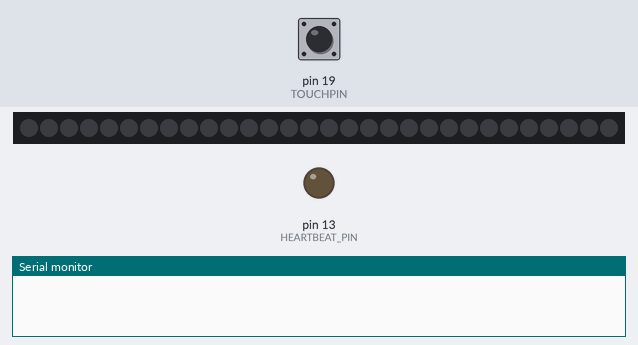
Bench run of a sketch on a simulated Arduino Uno, built with avr-gcc and run on an emulated ATmega328P. Parts: 30 RGB LEDs in strip order, left to right, output pins drawn as LEDs (lit = HIGH), the last lines printed to the serial monitor. Inputs (shaded band) come from the test bench; at power-on: pin 19 (TOUCHPIN) HIGH. Random numbers use the default seed unless the sketch sets one.

Above: at 1.2 s.
1.3 s: pin 19 (TOUCHPIN) pulled LOW for 0.15 s
At 1.55 s:
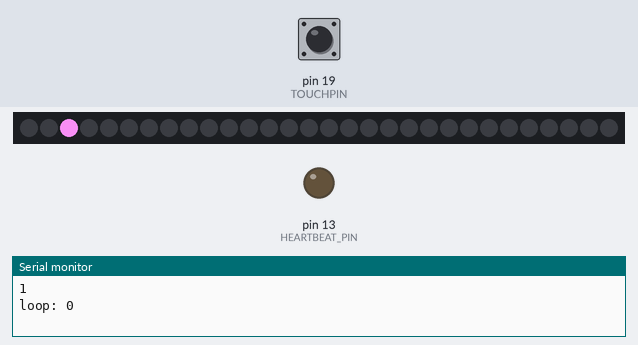
3.1 s: pin 19 (TOUCHPIN) pulled LOW for 3.2 s
At 4.2 s:
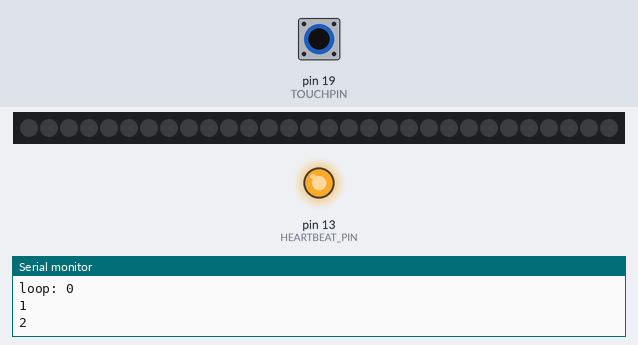
Timing chart, 0 to 7.8 s (numbered marks = the images above; inputs shaded):
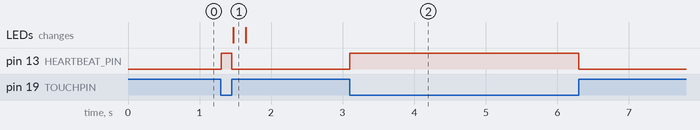

The sketch:

lightning.ino
```cpp
#include <Adafruit_NeoPixel.h>

#define NEOPIXEL_PIN (6)    // data pin of neopixel strip
#define SECTION_LEN (1)     // number of LEDs to be grouped as one
#define NUM_SECTIONS (30)   // number of LED groups
#define NUM_PIXELS (30)    // total number of LEDS
#define HEARTBEAT_PIN (13)  // output pin for heartbeat LED
#define TOUCHPIN (19)      // Input pin for determening sequence length


Adafruit_NeoPixel pixels = Adafruit_NeoPixel(NUM_PIXELS, NEOPIXEL_PIN, NEO_GRB + NEO_KHZ800);
unsigned long startTime = millis();
int countInterval = 1000;
int pressCount = 0;
int lastPresscount;
int inputState;

bool heartbeat = false; // the Builtin Led toggle to indicate the program is working
int loop_count = 0; // the amount of lightning flashes that have occured

const int sec_count = 30;  // the maximum "width" of each lightning sequence
const int seq_count = 30;  // the maximum "duration" of each lightning sequence

int delay_quick = random(15, 40);
int delay_long = random(5000, 10000);

void setup()
{
  pinMode(TOUCHPIN, INPUT);
  pinMode(HEARTBEAT_PIN, OUTPUT);
  pixels.begin();
  Serial.begin(9600);
}

void loop()
{
  userInput();
  inputState = lastPresscount;
  if (inputState != 0){

  //Serial.println("FLASH!");
  Serial.print("loop: ");
  Serial.println(loop_count);
  loop_count++;
  //  run lightning sequence, then delay for a while before repeating
  lightning();
  delay(delay_quick);
  if (inputState >= 5){
  lightning();
  delay(delay_quick);
  }
  if (inputState >= 10){
  lightning();
  delay(delay_quick);
  }
  inputState = 0;
  }
}

// turn off all LEDs
void all_off()
{
  for (int i = 0; i < NUM_PIXELS; i++)
  {
    pixels.setPixelColor(i, pixels.Color(0, 0, 0));
  }
  pixels.show();
}

void userInput(){


   if (digitalRead(TOUCHPIN) == LOW){
    digitalWrite(HEARTBEAT_PIN, HIGH);
    unsigned long timeNow = millis();
      if (timeNow - startTime > countInterval){
        pressCount++;
        startTime = timeNow;
        Serial.println(pressCount);
      }
    }
   else {
    lastPresscount = pressCount;
    digitalWrite(HEARTBEAT_PIN, LOW);
    //Serial.println(lastPresscount);
    pressCount = 0;
   }


}
// run lightning flash sequence once (call from main loop to repeat)
void lightning()
{
  // randomly select the color of the current lightning sequence
  int r = random(200, 255);
  int g = random(150, 255) - 100;
  int b = random(200, 255);

/*
  int r = random(0, 255);
  int g = random(0, 255);
  int b = random(0, 255);
*/

  // randomly select the order in which the LED sections will flash
  // for the current lightning sequence
  int seq_order[seq_count];
  int seq_max = 0;
  for (int i = 0; i < seq_count; i++)
  {
    seq_order[i] = random(0, sec_count);
    seq_max = max(seq_max, seq_order[i]);
  }

  // randomly select the "duration" of the current lightning sequence
  int sections = lastPresscount + 5;

  // randomly select the starting location of the current lightning sequence
  int seq_start = random(0, NUM_SECTIONS - seq_max);

  // loop through each of the chosen sections
  for (int j = 0; j < sections; j++)
  {
    // loop through each LED of the current section
    for (int k = 0; k < SECTION_LEN; k++)
    {
      // turn on the current LED
      int pix_cur = ((seq_start + seq_order[j]) * SECTION_LEN) + k;
      pixels.setPixelColor(pix_cur, pixels.Color(r, g, b));

      // turn off the LEDs of the previous section
      if (j > 0)
      {
        int pix_prv = ((seq_start + seq_order[j - 1]) * SECTION_LEN) + k;
        pixels.setPixelColor(pix_prv, pixels.Color(0, 0, 0));
      }
    }

    // very short (random) delay so we actually see the lightning
    int delay_quick = random(15, 40);
    delay(delay_quick);
    pixels.show();
  }

  all_off();
}
```

Measured:
- after the input at 1.3 s, pin 13 (HEARTBEAT_PIN): LOW → HIGH at once, → LOW 0.15 s later; the LEDs: change after 0.17 s (image 1)
- after the input at 3.1 s, pin 13 (HEARTBEAT_PIN): LOW → HIGH at once, → LOW 3.2 s later
